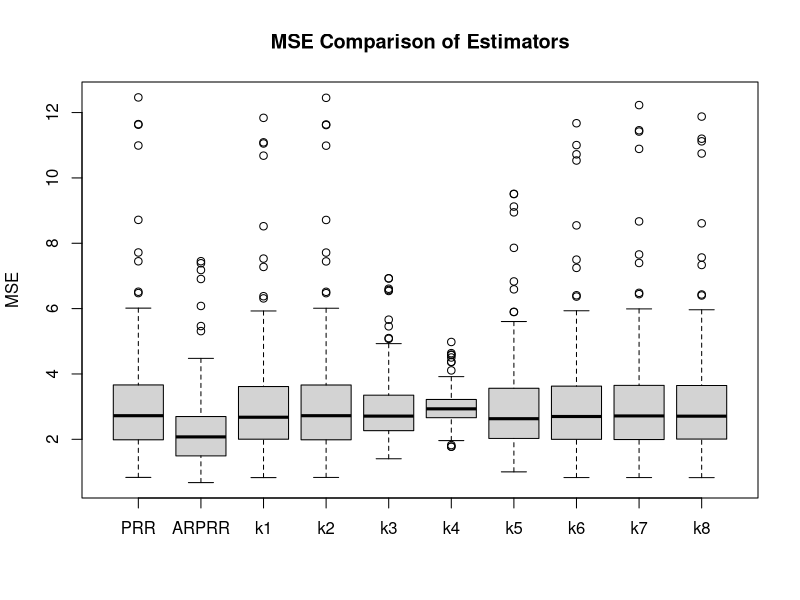

Recreate this plot in R.
library(MASS)


generate_X <- function(n, p, rho){
  Sigma <- matrix(rho, p, p)
  diag(Sigma) <- 1
  X_raw <- mvrnorm(n, mu = rep(0, p), Sigma = Sigma)
  X <- cbind(1, X_raw)
  return(X)
}


generate_Y <- function(X, beta, phi, contamination = 0){
  
  eta <- X %*% beta
  mu <- exp(eta)
  
  # Gamma noise for overdispersion
  v <- rgamma(length(mu), shape = 1/phi, scale = phi)
  mu_star <- mu * v
  
  y <- rpois(length(mu), mu_star)
  
  # Contamination (extreme counts)
  if(contamination > 0){
    n_cont <- floor(contamination * length(y))
    idx <- sample(1:length(y), n_cont)
    y[idx] <- y[idx] + rpois(n_cont, lambda = 10 * mean(mu))
  }
  
  return(y)
}


irls_poisson <- function(X, y, k = 0, weights_extra = NULL, max_iter = 50){
  
  X <- as.matrix(X)
  y <- as.vector(y)
  
  n <- nrow(X)
  p <- ncol(X)
  beta <- rep(0, p)
  
  for(iter in 1:max_iter){
    
    eta <- X %*% beta
    mu <- exp(eta)
    mu[mu > 1e6] <- 1e6
    mu[mu < 1e-6] <- 1e-6
    
    
    phi <- sum((y - mu)^2 / mu) / (n - p)
    
    # Ensure numeric vector (fixes your error)
    w_vec <- as.numeric(mu / phi)
    
    if(!is.null(weights_extra)){
      weights_extra <- as.numeric(weights_extra)
      
      if(length(weights_extra) != length(w_vec)){
        stop("weights_extra length mismatch")
      }
      
      w_vec <- w_vec * weights_extra
    }
    
    # Safe diagonal matrix
    W <- diag(w_vec)
    
    z <- eta + (y - mu)/(mu + 1e-6)
    
    A <- t(X) %*% W %*% X + k * diag(p)
    
    # Stabilization
    A <- A + 1e-6 * diag(p)
    
    beta_new <- tryCatch(
      solve(A, t(X) %*% W %*% z),
      error = function(e) MASS::ginv(A) %*% (t(X) %*% W %*% z)
    )
    
    if(max(abs(beta_new - beta)) < 1e-6) break
    beta <- beta_new
  }
  
  return(list(beta = as.vector(beta), mu = mu, phi = phi))
}

compute_robust_weights <- function(y, mu, phi, c = 1.345){
  
  r <- (y - mu) / sqrt(phi * mu + 1e-6)
  
  psi <- ifelse(abs(r) <= c, r, c * sign(r))
  omega <- psi / (r + 1e-6)
  
  return(omega)
}


compute_k_candidates <- function(X, y, beta_init){
  
  XtX <- t(X) %*% X
  eigvals <- eigen(XtX)$values
  
  sigma2 <- var(y)
  
  k1 <- sigma2 / max(eigvals)
  k2 <- 1 / max(eigvals)
  k3 <- sigma2 / (prod(eigvals)^(1/length(eigvals)))
  k4 <- median(sigma2 / eigvals)
  k5 <- max(eigvals / sum(eigvals))
  k6 <- max(1 / eigvals)
  k7 <- (prod(1 / eigvals))^(1/length(eigvals))
  k8 <- median(1 / eigvals)
  
  return(c(k1, k2, k3, k4, k5, k6, k7, k8))
}


compute_adaptive_k <- function(X, y, k_candidates){
  
  mse_vals <- numeric(length(k_candidates))
  
  for(i in 1:length(k_candidates)){
    fit <- irls_poisson(X, y, k = k_candidates[i])
    beta_hat <- fit$beta
    
    # Approximate MSE via fitted residuals
    mu_hat <- exp(X %*% beta_hat)
    mse_vals[i] <- mean((y - mu_hat)^2)
  }
  
  weights <- 1 / (mse_vals + 1e-6)
  k_adapt <- sum(k_candidates * weights) / sum(weights)
  
  return(k_adapt)
}

fit_ARPRR <- function(X, y){
  
  # Step 1: Initial fit
  init <- irls_poisson(X, y, k = 0)
  
  # Step 2: Robust weights
  omega <- compute_robust_weights(y, init$mu, init$phi)
  
  # Step 3: Candidate k
  k_candidates <- compute_k_candidates(X, y, init$beta)
  
  # Step 4: Adaptive k
  k_adapt <- compute_adaptive_k(X, y, k_candidates)
  k_adapt <- max(k_adapt, 1e-4)
  # Step 5: Final robust ridge fit
  final <- irls_poisson(X, y, k = k_adapt, weights_extra = omega)
  
  return(list(beta = final$beta, k = k_adapt))
}


compute_MSE <- function(beta_hat, beta_true){
  return(sum((beta_hat - beta_true)^2))
}


set.seed(123)

n <- 100
p <- 5
rho <- 0.9
phi <- 2
contam <- 0.1
R <- 200

beta_true <- c(0.5, 1, -1, 0.5, -0.7, 0.8)

# ✅ UPDATED results storage
results <- data.frame(
  PRR = numeric(R),
  ARPRR = numeric(R),
  k1 = numeric(R),
  k2 = numeric(R),
  k3 = numeric(R),
  k4 = numeric(R),
  k5 = numeric(R),
  k6 = numeric(R),
  k7 = numeric(R),
  k8 = numeric(R)
)

for(r in 1:R){
  
  # -------------------------------
  # STEP 1: Generate data
  # -------------------------------
  X <- generate_X(n, p, rho)
  X[, -1] <- scale(X[, -1])   # ✅ scaling HERE
  y <- generate_Y(X, beta_true, phi, contam)
  
  # -------------------------------
  # STEP 2: Compute candidate k’s
  # -------------------------------
  k_vals <- compute_k_candidates(X, y, beta_true)
  
  # -------------------------------
  # STEP 3: Evaluate k₁–k₈ estimators
  # -------------------------------
  for(i in 1:8){
    fit_k <- irls_poisson(X, y, k = k_vals[i])
    results[r, paste0("k", i)] <- compute_MSE(fit_k$beta, beta_true)
  }
  
  # -------------------------------
  # STEP 4: PRR (baseline)
  # -------------------------------
  prr <- irls_poisson(X, y, k = 0.0)
  results$PRR[r] <- compute_MSE(prr$beta, beta_true)
  
  # -------------------------------
  # STEP 5: ARPRR (your method)
  # -------------------------------
  arprr <- fit_ARPRR(X, y)
  results$ARPRR[r] <- compute_MSE(arprr$beta, beta_true)
}

# Summary
result1=colMeans(results)
result2=apply(results, 2, sd)
result3=colMeans(results) / colMeans(results)["ARPRR"]
result4=mean(results$ARPRR < results$PRR)
boxplot(results,main = "MSE Comparison of Estimators",ylab = "MSE")
write.csv(result1,"result1.csv")
write.csv(result2,"result2.csv")
write.csv(result3,"result3.csv")
write.csv(result4,"result4.csv")
